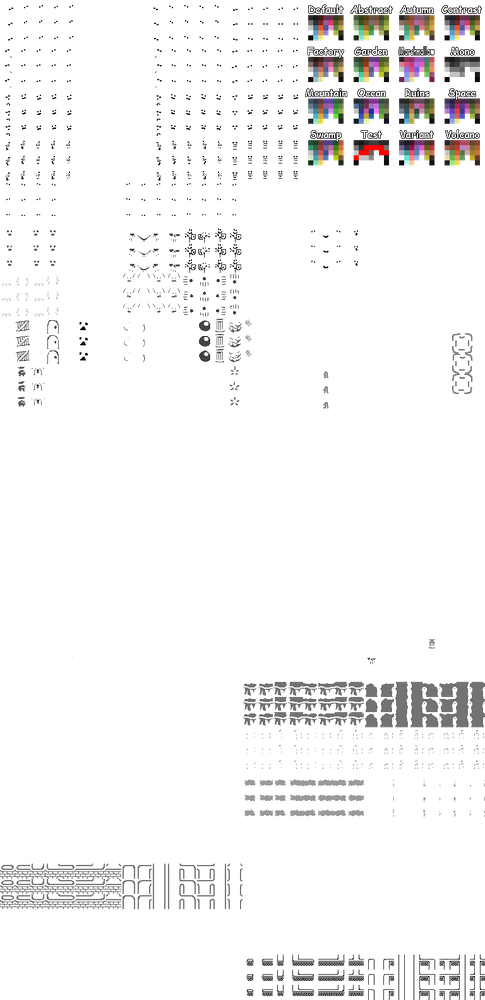
#> input picture assets/sounds/images/babaSheet.png, 485 x 1000 px, shrunk from 768 x 1584 before the run, found by its file name
$ python spriteExtactor.py
#> lines starting #> are read from the running program, lines starting #| are printed output that depends on the picture
# if you need to install pillow run following code in command line
# python3 -m pip install --upgrade pip
# python3 -m pip install --upgrade Pillow

from PIL import Image
from os import mkdir
import os

#open sprite sheet
sheet = Image.open(r'D:\GitHubRepositories\GameDevFinal\assets\sounds\images\babaSheet.png')
#> sheet is the input picture: PIL image 485x1000 RGBA; mean R, G, B, A 164.8, 164.3, 164, 111.4


# -------------------------------------------------------------------
#
# Extracts a 3 state, vertically oriented, animated sprite
#
# -------------------------------------------------------------------
def extractSprite3(filename, left, top):
#> called with filename = 'water.png', left = 15, top = 54
  size = 24 # everything is 24 pixels in size
  posX = size * left
  posY = size * top

  for i in range(3):
    sprite = sheet.crop((posX, posY + i * size, posX + size, posY + (i + 1) * size))
    #posY += size
    sprite.save(f'sprite_{i}.png')

  spriteSheet = Image.new('RGBA', (3 * size, size))
#> spriteSheet: PIL image 72x24 RGBA; every value is 0
  for i in range(3):
    spriteSheet.paste(Image.open(f'sprite_{i}.png'), ((i * size, 0)))
  spriteSheet.save(filename)


# -------------------------------------------------------------------
#
# Extract all the object types required for the CS 5410 game
#
# -------------------------------------------------------------------
extractSprite3('water.png', 15, 54)
extractSprite3('lava.png', 16, 57)
extractSprite3('hedge.png', 15, 51)
extractSprite3('wall.png', 19, 21)
extractSprite3('rock.png', 15, 21)
extractSprite3('floor.png', 15, 45)
extractSprite3('flowers.png', 14, 24)
extractSprite3('grass.png', 10, 24)
extractSprite3('flag.png', 6, 21)

# -------------------------------------------------------------------
#
# Extract all the word types required for the CS 5410 game
#
# -------------------------------------------------------------------
extractSprite3('word-wall.png', 27, 33)
extractSprite3('word-rock.png', 11, 33)
#> the loop in extractSprite3 (call 11), `for i in range(3):` made 3 passes
#> pass 1, in extractSprite3 (call 11), `sprite = sheet.crop((posX, posY + i * size, posX + size, posY + (i + 1..`:
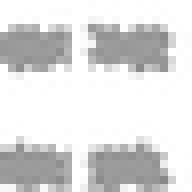
#> sprite: PIL image 24x24 RGBA (shown 8 times larger); mean R, G, B, A 219.9, 219.9, 219.9, 239.6; transparent parts drawn white
#> pass 2, in extractSprite3 (call 11), `sprite = sheet.crop((posX, posY + i * size, posX + size, posY + (i + 1..`:
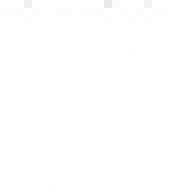
#> sprite: PIL image 24x24 RGBA (shown 8 times larger); mean R, G, B, A 103.3, 103.3, 103.3, 41; transparent parts drawn white
#> in extractSprite3 (call 11), `spriteSheet.paste(Image.open(f'sprite_{i}.png'), ((i * size, 0)))`:
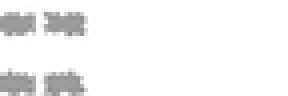
#> spriteSheet: PIL image 72x24 RGBA (shown 4 times larger); mean R, G, B, A 73.3, 73.3, 73.3, 79.9; transparent parts drawn white
extractSprite3('word-flag.png', 1, 30)
extractSprite3('word-baba.png', 6, 27)
extractSprite3('word-is.png', 18, 30)
extractSprite3('word-stop.png', 12, 42)
extractSprite3('word-push.png', 2, 42)
extractSprite3('word-lava.png', 24, 30)
extractSprite3('word-water.png', 28, 33)
extractSprite3('word-you.png', 20, 42)
extractSprite3('word-win.png', 17, 42)
extractSprite3('word-sink.png', 9, 42)
extractSprite3('word-kill.png', 5, 39)
